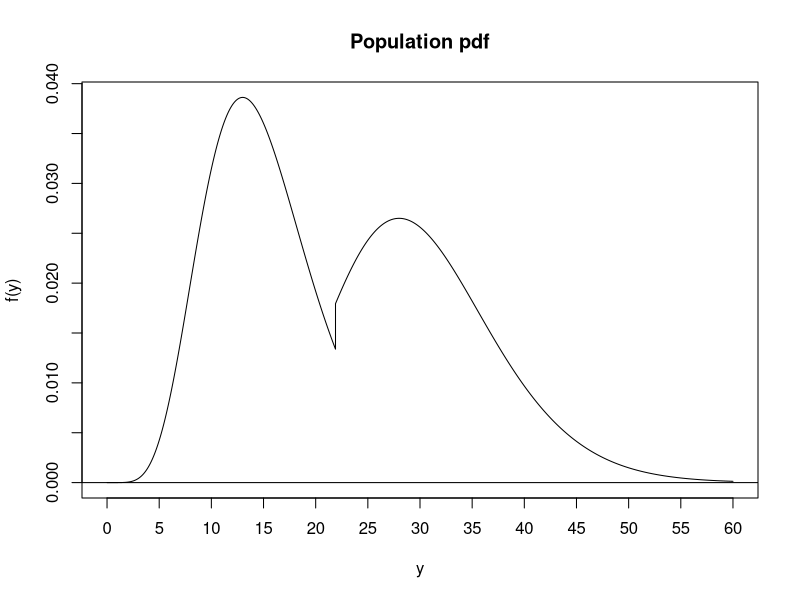
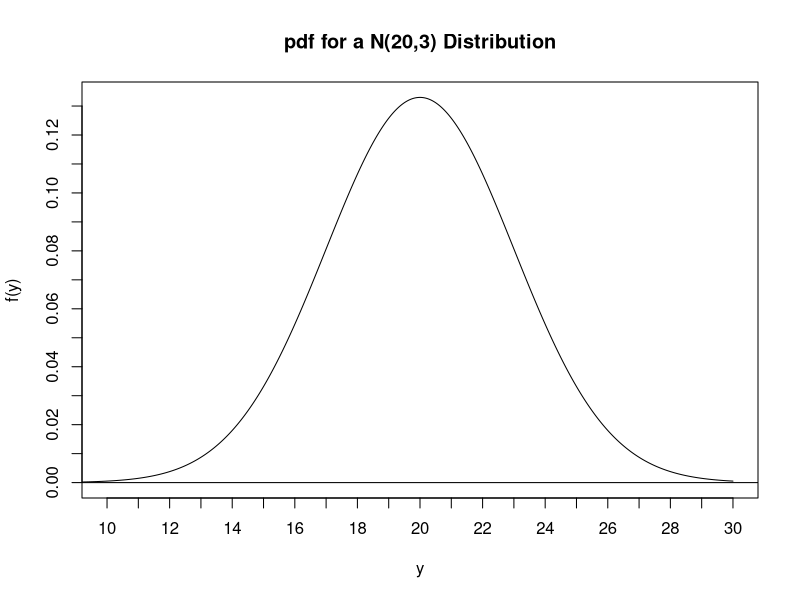

Generate these figures, in order, with R:
#
# R CODE FOR Var(p)
# ----------------------------------------------------------------------------
 x=seq(0,21.9,.01)
 y=seq(21.9,60,.01)
 z=c(x,y)
 fx=.5*dchisq(x,15)
 fy=.5*dchisq(y,30)
 fz=c(fx,fy)

#postscript("u:/meth1/psfiles/natTolplot.ps")

 plot(z,fz,type="l",ylab="f(y)",xlab="y",xlim=c(0,60),main="Population pdf",
 lab=c(10,11,5))
abline(h=0)

#postscript("u:/meth1/psfiles/natTolNormplot.ps")

w=seq(0,30,.01)
fw=dnorm(w,20,3)


 plot(w,fw,type="l",ylab="f(y)",xlab="y",xlim=c(10,30),
main="pdf for a N(20,3) Distribution",
 lab=c(20,11,5))
abline(h=0)

#graphics.off()
